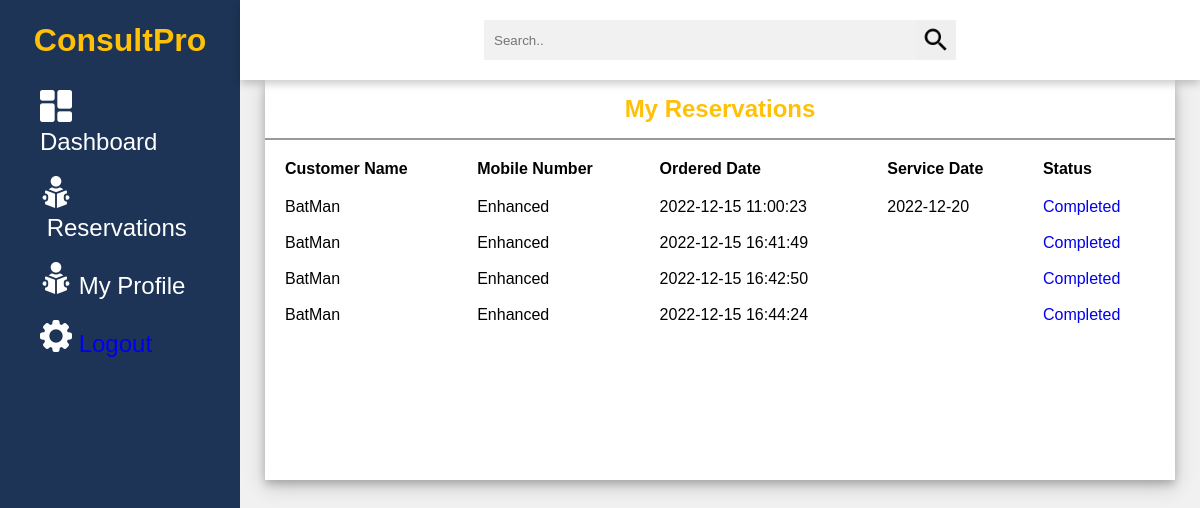
/admin-portal/reservations.php (signed in), run on an earlier commit of the app's database.
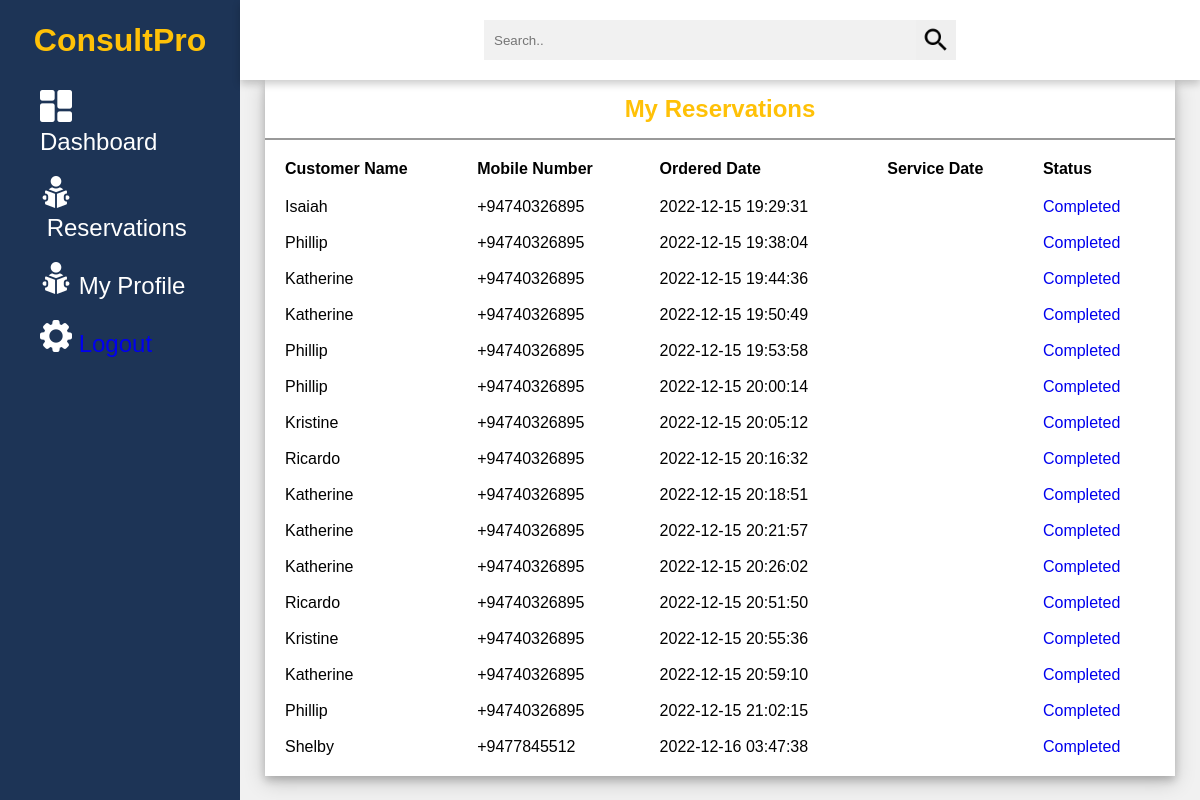
And on a later commit of the database.
### tables this page shows
CREATE TABLE `orders` (
  `order_id` int(11) NOT NULL,
  `customer_id` int(11) NOT NULL,
  `consultant_id` int(11) NOT NULL,
  `orderedDate` timestamp NOT NULL DEFAULT current_timestamp() ON UPDATE current_timestamp(),
  `shipmentDate` varchar(100) NOT NULL,
  `shipmentStatus` varchar(50) NOT NULL,
  `isDeleted` int(1) NOT NULL
);

CREATE TABLE `customers` (
  `customer_id` int(11) NOT NULL,
  `customerFirstName` varchar(50) NOT NULL,
  `customerLastName` varchar(50) NOT NULL,
  `customerUsername` varchar(50) NOT NULL,
  `customerEmail` varchar(100) NOT NULL,
  `password` varchar(50) NOT NULL,
  `image` text NOT NULL,
  `profession` varchar(50) NOT NULL,
  `customerMobileNo` varchar(12) NOT NULL,
  `package` varchar(20) NOT NULL,
  `createdDate` timestamp NOT NULL DEFAULT current_timestamp() ON UPDATE current_timestamp(),
  `isDeleted` int(1) NOT NULL
);

### admin-portal/reservations.php (the view, shortened to what this page needs)
<?php require_once('../connection/dbconnection.php'); ?>
<?php
$consultant_id = $_SESSION['con_id'];
?>
<?php
$order_list = "";
$query = "SELECT
          orders.*,
          customers.*,
          consultants.*
          FROM
          orders
          INNER JOIN consultants ON orders.consultant_id = consultants.consultant_id
          INNER JOIN customers ON orders.customer_id = customers.customer_id
          WHERE orders.consultant_id = '{$consultant_id}'
          ORDER BY
          orders.order_id ASC";
$orders = mysqli_query($connection, $query);
if ($orders) {
    while ($order = mysqli_fetch_assoc($orders)) {
        $order_list .= "<tbody>";
        $order_list .= "<tr>";
        $order_list .= "<td class=\"text-left\"> {$order['customerUsername']} </td>";
        $order_list .= "<td class=\"text-left\"> {$order['customerMobileNo']} </td>";
        $order_list .= "<td class=\"text-left\"> {$order['orderedDate']} </td>";
        $order_list .= "<td class=\"text-left\"> {$order['shipmentDate']} </td>";
        $order_list .= "<td class=\"text-left\"> <a href=\"components/completed.php?con_id={$order['consultant_id']}\" onclick = \"return confirm('Are you sure to complete the order?');\"> Completed </a> </td>";
        $order_list .= "</tr>";
        $order_list .= "</tbody>";
    }
} else {
    echo "DB Failed!";
}
?>
<!DOCTYPE html>
<html lang="en">
<head>
    <link rel="stylesheet" href="./css/reservations.css">
</head>
<body>
    <?php require_once('./components/sideMenuConsultant.php'); ?>
    <div class="container">
        <div class="header">
            <div class="nav">
                <div class="search">
                    <input type="text" placeholder="Search..">
                    <button type="submit"><img src="img/search.png" alt=""></button>
                </div>
            </div>
        </div>
        <div class="content">
            <div class="content-2">
                <div class="consultants">
                    <div class="title">
                        <h2>My Reservations</h2>
                    </div>
                    <table>
                        <tr>
                            <th>Customer Name</th>
                            <th>Mobile Number</th>
                            <th>Ordered Date</th>
                            <th>Service Date</th>
                            <th>Status</th>
                        </tr>
                        <tr>
                            <?php echo $order_list; ?>
                        </tr>
                    </table>
                </div>
            </div>
        </div>
</body>
</html>

What changed in the data, as far as the page shows it:
no longer on this page (row edited): orders: customer.customerUsername "BatMan", customer.customerMobileNo "Enhanced", orderedDate "2022-12-15 11:00:23", shipmentDate "2022-12-20"
no longer on this page (row edited): orders: customer.customerUsername "BatMan", customer.customerMobileNo "Enhanced", orderedDate "2022-12-15 16:41:49"
no longer on this page (row edited): orders: customer.customerUsername "BatMan", customer.customerMobileNo "Enhanced", orderedDate "2022-12-15 16:42:50"
changed orders: customer.customerUsername "BatMan" → "Isaiah"; customer.customerMobileNo "Enhanced" → "+94740326895"; orderedDate "2022-12-15 16:44:24" → "2022-12-15 19:29:31"
added orders: customer.customerUsername "Phillip", customer.customerMobileNo "+94740326895", orderedDate "2022-12-15 19:38:04"
added orders: customer.customerUsername "Katherine", customer.customerMobileNo "+94740326895", orderedDate "2022-12-15 19:44:36"
added orders: customer.customerUsername "Katherine", customer.customerMobileNo "+94740326895", orderedDate "2022-12-15 19:50:49"
added orders: customer.customerUsername "Phillip", customer.customerMobileNo "+94740326895", orderedDate "2022-12-15 19:53:58"
added orders: customer.customerUsername "Phillip", customer.customerMobileNo "+94740326895", orderedDate "2022-12-15 20:00:14"
added orders: customer.customerUsername "Kristine", customer.customerMobileNo "+94740326895", orderedDate "2022-12-15 20:05:12"
added orders: customer.customerUsername "Ricardo", customer.customerMobileNo "+94740326895", orderedDate "2022-12-15 20:16:32"
added orders: customer.customerUsername "Katherine", customer.customerMobileNo "+94740326895", orderedDate "2022-12-15 20:18:51"
added orders: customer.customerUsername "Katherine", customer.customerMobileNo "+94740326895", orderedDate "2022-12-15 20:21:57"
added orders: customer.customerUsername "Katherine", customer.customerMobileNo "+94740326895", orderedDate "2022-12-15 20:26:02"
added orders: customer.customerUsername "Ricardo", customer.customerMobileNo "+94740326895", orderedDate "2022-12-15 20:51:50"
added orders: customer.customerUsername "Kristine", customer.customerMobileNo "+94740326895", orderedDate "2022-12-15 20:55:36"
added orders: customer.customerUsername "Katherine", customer.customerMobileNo "+94740326895", orderedDate "2022-12-15 20:59:10"
added orders: customer.customerUsername "Phillip", customer.customerMobileNo "+94740326895", orderedDate "2022-12-15 21:02:15"
added orders: customer.customerUsername "Shelby", customer.customerMobileNo "+9477845512", orderedDate "2022-12-16 03:47:38"
